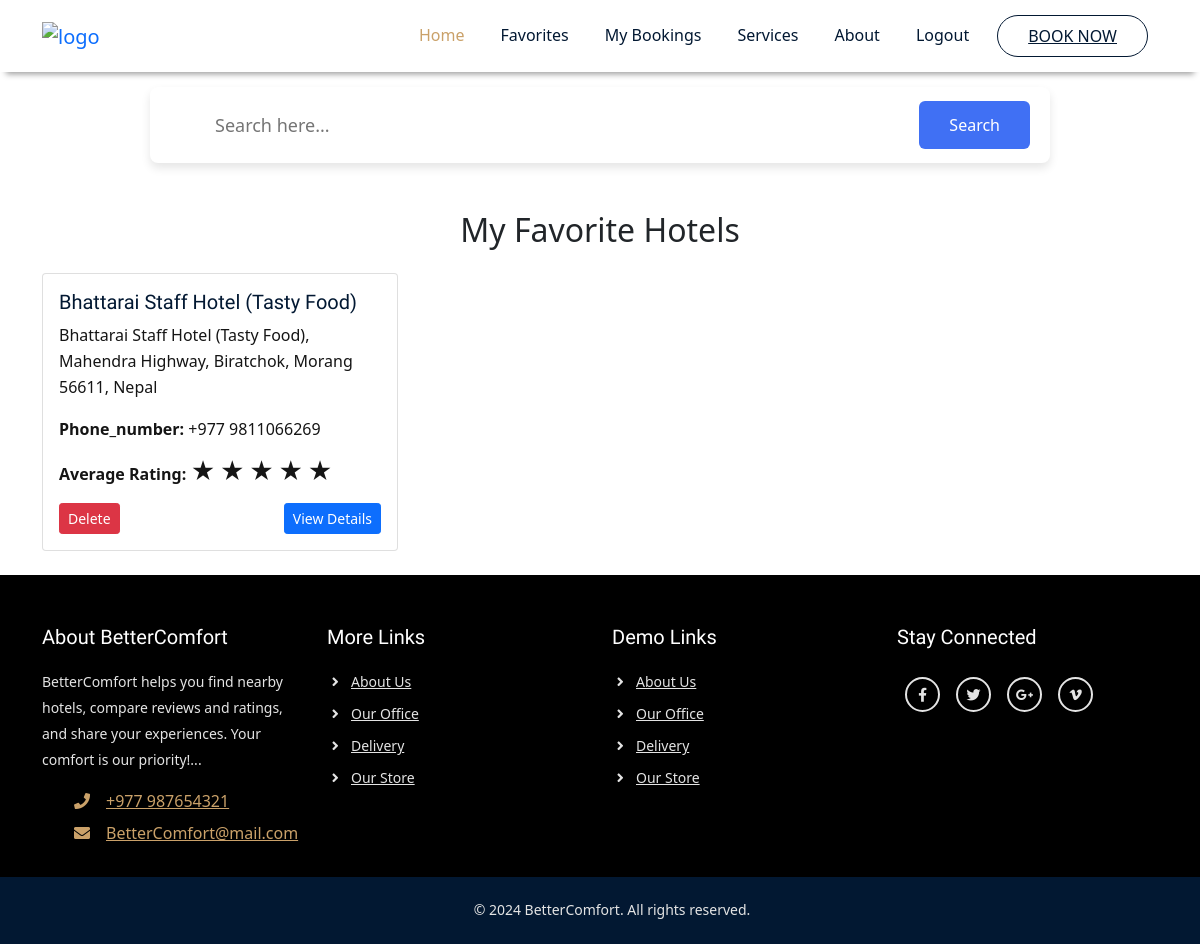
The page /favorites/ (signed in) on the database its author committed.
### hotels/models.py (models this page shows, shortened)
class FavoriteHotel(models.Model):
    user = models.ForeignKey(User, on_delete=models.CASCADE, related_name="favorites")
    name = models.CharField(max_length=255)
    latitude = models.FloatField()
    longitude = models.FloatField()
    address = models.TextField(null=True, blank=True)
    phone = models.CharField(max_length=20, null=True, blank=True)

### hotels/views.py (the view)
# urls.py: path('favorites/', views.favorites_list, name='favorites_list'),
@login_required
def favorites_list(request):
    favorites = FavoriteHotel.objects.filter(user=request.user).order_by('-id')
    user_lat = request.session.get("user_lat")
    user_lon = request.session.get("user_lon")
    phone = request.GET.get("phone")
    for favorite in favorites:
        hotel = HotelRestro.objects.filter(
            name=favorite.name,
            latitude=favorite.latitude,
            longitude=favorite.longitude
        ).first()
        if hotel:
            reviews = Review.objects.filter(hotel=hotel)
            favorite.average_rating = reviews.aggregate(Avg("rating"))["rating__avg"] or 0
        else:
            favorite.average_rating = 0
    return render(
        request,
        "hotels/favorites_list.html",
        {
            "favorites": favorites,
            "user_lat": user_lat,
            "user_lon": user_lon,
            "phone": phone,
        },
    )

### hotels/converters.py (called while the page is built)
    def to_url(self, value):
        return str(value)

### hotels/templates/hotels/favorites_list.html (shortened to what this page needs)
{% extends "main.html" %}
{% block content %}
<div class="container mt-5">
    <h2 class="text-center mb-4">My Favorite Hotels</h2>
    {% if favorites %}
        <div class="row">
            {% for favorite in favorites %}
                <div class="col-md-4 mb-4">
                    <div class="card">
                        <div class="card-body">
                            <h5 class="card-title">{{ favorite.name }}</h5>
                            <p class="card-text">{{ favorite.address }}</p>
                            <p><strong>Phone_number:</strong> {{ favorite.phone }} </p>
                           <p><strong>Average Rating:</strong>
                            {% for i in "12345" %}
                            <span class="star"
                                    style="color: {% if i <= favorite.average_rating|floatformat:0 %}gold{% else %}light gray{% endif %};">&#9733;</span>
                            {% endfor %}
                            </p>
                            <div class="d-flex justify-content-between">
                                <a href="{% url 'delete_favorite' favorite.id %}"
                                   class="btn btn-danger btn-sm"
                                   onclick="return confirm('Are you sure you want to delete this favorite?');">
                                   Delete
                                </a>
                                <a href="{% url 'hotel_details' favorite.latitude favorite.longitude favorite.name %}?user_lat={{ user_lat }}&user_lon={{ user_lon }}
                                &address={{ favorite.address|urlencode }}&phone={{ favorite.phone|urlencode }}" class="btn btn-primary btn-sm">
                                    View Details
                                </a>
                            </div>
                        </div>
                    </div>
                </div>
            {% endfor %}
        </div>
    {% else %}
        <p class="text-center">You have no favorite hotels saved.</p>
    {% endif %}
</div>
{% endblock %}

### statics/css/style.css (style rules this page uses)
* { box-sizing: border-box; margin: 0; padding: 0; }
:root { --primary-color: #021832; --secondary-color: #caa169; --bg-color: #f4f4f4; --bg-white: #fff; --bg-black: #000; --primary-font: 'Poppins', sans-serif; --secondary-font: 'Oswald', sans-serif; --primary-text: #021832; --secondary-text: #caa169; --text-white: #fff; --text-black: #151515; --text-gray: #e4e4e4; }
body { font-family: var(--primary-font); background-color: var(--bg-white); }
a { text-decoration: none; }
h5 { font-size: 1.5rem; line-height: 1; color: var(--primary-text); margin-bottom: .9375rem; font-weight: 500; font-family: var(--secondary-font); }
p { font-size: 1rem; color: var(--text-black); line-height: 1.625rem; }
.card { border: 1px solid #e0e0e0; border-radius: 8px; transition: transform 0.2s ease, box-shadow 0.2s ease; }

### hotels/templates/hotels/favorites_list.html (style rules this page uses)
.card { transition: transform 0.2s ease-in-out; }
.star { font-size:1.5rem; }

### rows shown on the page
FavoriteHotel: name "Bhattarai Staff Hotel (Tasty Food)", address "Bhattarai Staff Hotel (Tasty Food), Mahendra Highway, Biratchok, Morang 56611, Nepal", phone "+977 9811066269"
